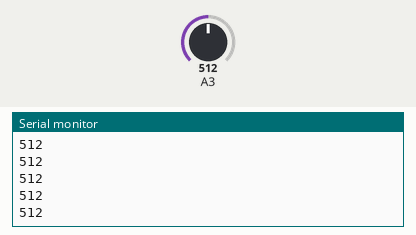
Bench run of a sketch on a simulated Arduino Uno, built with avr-gcc and run on an emulated ATmega328P. On the bench: the last lines printed to the serial monitor. Inputs (shaded band) come from the test bench; at power-on: A3 = 512.

Above: at 1.2 s.
1.3 s: A3 set to 716
At 2.3 s:
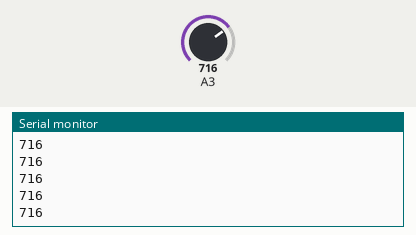
2.8 s: A3 set to 900
At 3.5 s:
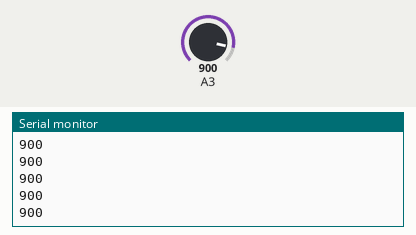
Timing chart, 0 to 5.8 s (numbered marks = the images above; inputs shaded):
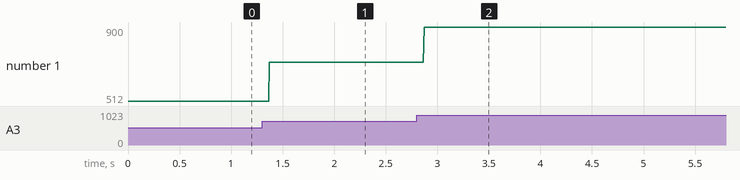

The sketch:

arduino.ino
```cpp
void setup() {
  Serial.begin(9600);
  pinMode(A3, INPUT);
}

void loop() {
  int a3 = analogRead(A3);
  Serial.println(a3);
}
```

Measured:
- after the input at 1.3 s, the serial monitor: prints a new line after 0.07 s (image 1)
- after the input at 2.8 s, the serial monitor: prints a new line after 0.07 s (image 2)
- plotted number 1: 512 → 716 after the input at 1.3 s, 716 → 900 after the input at 2.8 s
